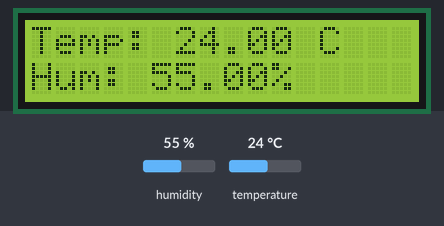
This sketch was run on a simulated Arduino Uno, built with avr-gcc and run on an emulated ATmega328P. On the bench: 16×2 character LCD. The test bench sets the inputs (shaded band); at power-on: humidity 55 %, temperature 24 °C.

Above: at 1.2 s.
1.3 s: humidity set to 22 %
At 3.0 s:
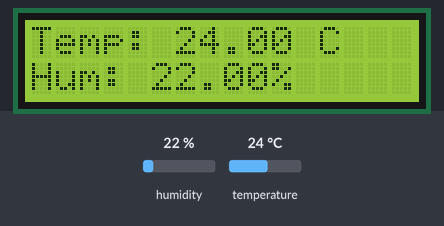
4.0 s: temperature set to 12 °C
At 4.5 s:
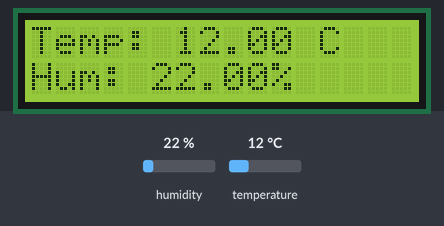
6.7 s: humidity set to 40 %
At 8.5 s:
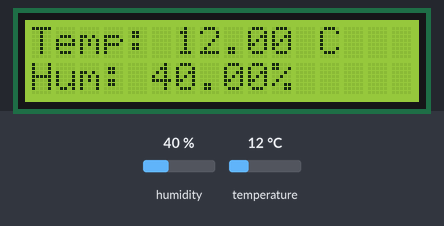
9.7 s: temperature set to 19 °C
At 11.1 s:
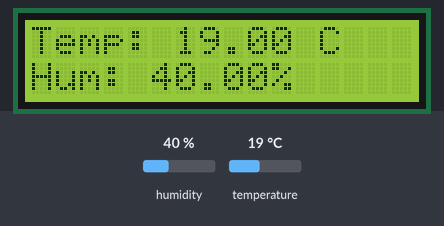
Timing chart, 0 to 12.7 s (numbered marks = the images above; inputs shaded):
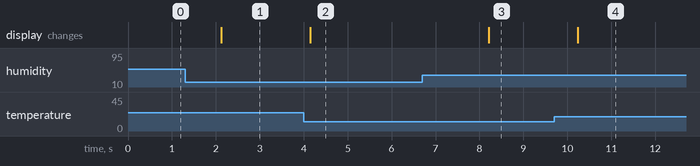

The sketch:

temp_humid.ino
```cpp
#include <LiquidCrystal.h>
#include <DHT.h>

#define DHTPIN 7
#define DHTTYPE DHT11

DHT dht(DHTPIN, DHTTYPE);

LiquidCrystal lcd(12, 11, 5, 4, 3, 2);

void setup() {

  lcd.begin(16, 2);

  dht.begin();
}

void loop() {

  float temperature = dht.readTemperature();

  float humidity = dht.readHumidity();

  lcd.clear();

  lcd.setCursor(0, 0);
  lcd.print("Temp: ");
  lcd.print(temperature);
  lcd.print(" C");

  lcd.setCursor(0, 1);
  lcd.print("Hum: ");
  lcd.print(humidity);
  lcd.print("%");

  delay(2000);
}
```

Measured:
- after the input at 1.3 s, the display: changes after 0.82 s (image 1)
- after the input at 4.0 s, the display: changes after 0.15 s (image 2)
- after the input at 6.7 s, the display: changes after 1.5 s (image 3)
- after the input at 9.7 s, the display: changes after 0.54 s (image 4)
